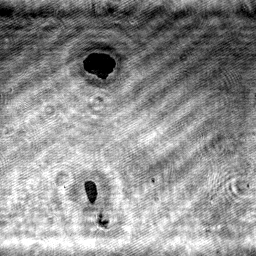
#> input picture data/sample_007/patch_0004/amplitude.png, 256 x 256 px
$ python run_sweep_z_reconstruct.py --input data/sample_007/patch_0004/amplitude.png --out_dir out --wavelength 1.0 --pixel_size 1.0
#> lines starting #> are read from the running program, lines starting #| are printed output that depends on the picture; long printed decimals are rounded
### run_backprop_reconstruct.py
from __future__ import annotations

import argparse
from pathlib import Path

import matplotlib.pyplot as plt
import numpy as np


"""
run_backprop_reconstruct.py
---------------------------
Performs classical angular spectrum back-propagation reconstruction on a single patch.

Design goals:
1. Serves as the first step of the "reconstruct first, then remove fringes" pipeline.
2. Input: single-frame hologram intensity patch (recommended .npy floating-point image).
3. Assumes sensor-plane complex field amplitude is initialized from intensity: A = sqrt(I) (or A = I).
4. Initial phase is set to zero.
5. Uses the angular spectrum method to back-propagate the sensor field to a candidate object plane,
   outputting amplitude and phase.

Note:
- This is a classical physics baseline, not the final paper model.
- Its role is to first map the hologram domain to the reconstruction domain,
  then perform self-supervised background fringe removal in the reconstruction domain.
"""


# [28 lines left out: functions load_array, save_preview, not called in this run]


def angular_spectrum_propagate(field: np.ndarray, z: float, wavelength: float, pixel_size: float) -> np.ndarray:
    """
    NumPy version of the angular spectrum propagation.

    Args:
        field: 2D complex field
        z: propagation distance (meters), positive for forward, negative for backward
        wavelength: wavelength (meters)
        pixel_size: pixel size (meters)
    """
    field = np.asarray(field)
    if field.ndim != 2:
        raise ValueError(f"field must be 2D, got shape={field.shape}")

    h, w = field.shape
    fx = np.fft.fftfreq(w, d=pixel_size)
    fy = np.fft.fftfreq(h, d=pixel_size)
    fx_grid, fy_grid = np.meshgrid(fx, fy, indexing="xy")

    term = 1.0 - (wavelength * fx_grid) ** 2 - (wavelength * fy_grid) ** 2
    # Clipping evanescent components; sufficient as classical baseline.
    term = np.clip(term, a_min=0.0, a_max=None)
    k = 2.0 * np.pi / wavelength
    phase = k * z * np.sqrt(term)
    h_transfer = np.exp(1j * phase).astype(np.complex64)

    field_fft = np.fft.fft2(field)
    field_prop = np.fft.ifft2(field_fft * h_transfer)
    return field_prop.astype(np.complex64)


# backward reconstruction = propagate by -z


def backprop_reconstruct(
    intensity: np.ndarray,
    z: float,
    wavelength: float,
    pixel_size: float,
    input_mode: str = "sqrt",
    normalize_input: bool = False,
) -> tuple[np.ndarray, np.ndarray, np.ndarray]:
    """
    Perform classical back-propagation reconstruction on an intensity image.

    input_mode:
    - sqrt: initialize sensor field amplitude as sqrt(I)
    - linear: initialize sensor field amplitude as I

    normalize_input:
    - if True, apply min-max normalization first, useful for quick baseline when intensity scales differ across patches
    - if False, keep original floating-point amplitude relationships
    """
    intensity = np.asarray(intensity, dtype=np.float32)
    intensity = np.clip(intensity, a_min=0.0, a_max=None)

    if normalize_input:
        vmin = float(np.min(intensity))
        vmax = float(np.max(intensity))
        if vmax > vmin:
            intensity = (intensity - vmin) / (vmax - vmin)

    if input_mode == "sqrt":
        sensor_amp = np.sqrt(intensity)
    elif input_mode == "linear":
        sensor_amp = intensity.copy()
    else:
        raise ValueError(f"unknown input_mode: {input_mode}")

    # Single-frame classical baseline: initial phase set to 0
    sensor_field = sensor_amp.astype(np.complex64)
    object_field = angular_spectrum_propagate(
        sensor_field,
        z=-float(z),
        wavelength=float(wavelength),
        pixel_size=float(pixel_size),
    )
    amplitude = np.abs(object_field).astype(np.float32)
    phase = np.angle(object_field).astype(np.float32)
    return object_field, amplitude, phase


# [43 lines left out: function main, not called in this run]


# [2 lines that do not run on import are left out]

### run_sweep_z_reconstruct.py
from __future__ import annotations

import argparse
import csv
import shutil
from pathlib import Path

import matplotlib.pyplot as plt
import numpy as np
from PIL import Image

from run_backprop_reconstruct import backprop_reconstruct


def load_array(path: str | Path) -> np.ndarray:
    path = Path(path)
    if path.suffix.lower() == ".npy":
        return np.asarray(np.load(path), dtype=np.float32)

    img = Image.open(path)
#> img is the input picture: PIL image 256x256 RGBA; mean R, G, B, A 143.4, 143.4, 143.4, 255
    if img.mode not in ("L", "F", "I;16", "I"):
        img = img.convert("L")
#> img: PIL image 256x256 L
    return np.asarray(img, dtype=np.float32)


def save_preview(arr: np.ndarray, save_path: Path, cmap: str = "gray", percentile=(1, 99)) -> None:
    arr = np.asarray(arr, dtype=np.float32)
    valid = arr[np.isfinite(arr)]
    if valid.size == 0:
        valid = np.array([0.0], dtype=np.float32)
    vmin = float(np.percentile(valid, percentile[0]))
    vmax = float(np.percentile(valid, percentile[1]))
    if vmax <= vmin:
        vmax = vmin + 1e-6
    plt.imsave(save_path, arr, cmap=cmap, vmin=vmin, vmax=vmax)


def to_uint8_raw_gray(arr: np.ndarray) -> np.ndarray:
    arr = np.asarray(arr)
    if arr.ndim != 2:
        raise ValueError(f"仅支持二维数组，当前 shape={arr.shape}")

    if np.issubdtype(arr.dtype, np.uint8):
        return arr.copy()

    arr = arr.astype(np.float32, copy=False)
    arr = np.nan_to_num(arr, nan=0.0, posinf=255.0, neginf=0.0)
    vmin = float(np.min(arr))
    vmax = float(np.max(arr))

    if 0.0 <= vmin and vmax <= 1.0:
        arr = arr * 255.0

    arr = np.clip(arr, 0.0, 255.0)
    return np.round(arr).astype(np.uint8)


def save_raw_gray(arr: np.ndarray, save_path: Path) -> None:
    Image.fromarray(to_uint8_raw_gray(arr), mode="L").save(save_path)


def save_input_like_source(input_path: Path, intensity: np.ndarray, save_path: Path) -> None:
    if input_path.suffix.lower() in [".png", ".jpg", ".jpeg", ".bmp", ".tif", ".tiff"]:
        shutil.copy2(input_path, save_path)
        return
    save_raw_gray(intensity, save_path)


def tenengrad(img: np.ndarray) -> float:
    img = np.asarray(img, dtype=np.float32)
    gx = np.zeros_like(img)
    gy = np.zeros_like(img)
    gx[:, 1:-1] = (img[:, 2:] - img[:, :-2]) * 0.5
    gy[1:-1, :] = (img[2:, :] - img[:-2, :]) * 0.5
    g2 = gx * gx + gy * gy
    return float(np.mean(g2))


def laplacian_var(img: np.ndarray) -> float:
    img = np.asarray(img, dtype=np.float32)
    lap = np.zeros_like(img)
    lap[1:-1, 1:-1] = (
        img[:-2, 1:-1]
        + img[2:, 1:-1]
        + img[1:-1, :-2]
        + img[1:-1, 2:]
        - 4.0 * img[1:-1, 1:-1]
    )
    return float(np.var(lap))


def gradient_sparsity(img: np.ndarray) -> float:
    img = np.asarray(img, dtype=np.float32)
    gx = np.zeros_like(img)
    gy = np.zeros_like(img)
    gx[:, 1:-1] = (img[:, 2:] - img[:, :-2]) * 0.5
    gy[1:-1, :] = (img[2:, :] - img[:-2, :]) * 0.5
    mag = np.sqrt(gx * gx + gy * gy)
    num = float(np.mean(mag) ** 2)
    den = float(np.mean(mag * mag) + 1e-8)
    return num / den


def normalize01(x: np.ndarray) -> np.ndarray:
    x = np.asarray(x, dtype=np.float32)
    vmin = float(np.min(x))
    vmax = float(np.max(x))
    if vmax <= vmin:
        return np.zeros_like(x)
    return (x - vmin) / (vmax - vmin)


def make_range(start: float, stop: float, step: float) -> list[float]:
#> called with start = 0.02, stop = 0.03, step = 0.001
    vals = []
    z = float(start)
    while z <= float(stop) + 1e-12:
        vals.append(round(z, 10))
        z += float(step)
    return vals


def evaluate_focus(amp: np.ndarray) -> dict[str, float]:
    tg = tenengrad(amp)
    lv = laplacian_var(amp)
    gs = gradient_sparsity(amp)
    return {"tenengrad": tg, "laplacian_var": lv, "gradient_sparsity": gs}


def scan_once(
    intensity: np.ndarray,
    z_values: list[float],
    out_dir: Path,
    wavelength: float,
    pixel_size: float,
    input_mode: str,
    normalize_input: bool,
) -> tuple[list[dict[str, float | str]], list[np.ndarray], list[np.ndarray]]:
#> called with wavelength = 1, pixel_size = 1, input_mode = 'sqrt', normalize_input = False
    records: list[dict[str, float | str]] = []
    amp_maps: list[np.ndarray] = []
    phase_maps: list[np.ndarray] = []

    for z in z_values:
        z_name = f"z_{z:.6f}".replace(".", "p")
        subdir = out_dir / z_name
        subdir.mkdir(parents=True, exist_ok=True)

        _, amp, phase = backprop_reconstruct(
            intensity=intensity,
            z=z,
            wavelength=wavelength,
            pixel_size=pixel_size,
            input_mode=input_mode,
            normalize_input=normalize_input,
        )

        np.save(subdir / "amplitude.npy", amp)
        np.save(subdir / "phase.npy", phase)
        save_preview(amp, subdir / "amplitude.png", cmap="gray")
        plt.imsave(subdir / "phase.png", phase, cmap="twilight", vmin=-np.pi, vmax=np.pi)

        metrics = evaluate_focus(amp)
        rec = {"z_m": z, **metrics, "subdir": str(subdir)}
        records.append(rec)
        amp_maps.append(amp)
        phase_maps.append(phase)
#> this loop made 11 passes
#> tg in evaluate_focus on passes 1 to 11: 0.853, 0.853, 0.853, 0.853, 0.853, 0.853, 0.853, 0.853, 0.853, 0.853, 0.852
#> pass 1, in backprop_reconstruct, `phase = np.angle(object_field).astype(np.float32)`:
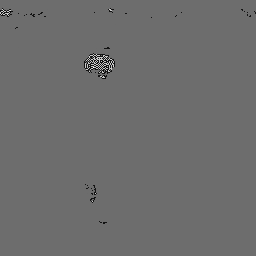
#> phase: shape (256, 256) float32; min -2.04, max 2.4, mean -0.131; drawn with min black and max white
#> after the loop, amp_maps = 11 items; phase_maps = 11 items; records = 11 items

    tg_arr = np.array([r["tenengrad"] for r in records], dtype=np.float32)
#> tg_arr = [0.853, 0.853, 0.853, 0.853, 0.853, 0.853, 0.853, 0.853, 0.853, 0.853, 0.852]
    lv_arr = np.array([r["laplacian_var"] for r in records], dtype=np.float32)
#> lv_arr = [6.86, 6.86, 6.86, 6.86, 6.86, 6.86, 6.86, 6.86, 6.86, 6.86, 6.86]
    gs_arr = np.array([r["gradient_sparsity"] for r in records], dtype=np.float32)
#> gs_arr = [0.639, 0.639, 0.639, 0.639, 0.639, 0.639, 0.639, 0.639, 0.639, 0.639, 0.639]

    tg_n = normalize01(tg_arr)
#> in normalize01, `x = np.asarray(x, dtype=np.float32)`: x has the same summary as tg_arr in scan_once
#> in normalize01, `vmin = float(np.min(x))`: vmin = 0.852
#> in normalize01, `vmax = float(np.max(x))`: vmax = 0.853
#> tg_n = [1, 0.903, 0.805, 0.706, 0.607, 0.507, 0.407, 0.306, 0.205, 0.103, 0]
    lv_n = normalize01(lv_arr)
#> lv_n = [1, 0.905, 0.809, 0.711, 0.613, 0.513, 0.413, 0.311, 0.209, 0.105, 0]
    gs_n = normalize01(gs_arr)
#> gs_n = [0, 0.101, 0.201, 0.302, 0.402, 0.502, 0.601, 0.701, 0.801, 0.9, 1]
    combined = 0.45 * tg_n + 0.45 * lv_n - 0.10 * gs_n
#> combined = [0.9, 0.803, 0.706, 0.608, 0.509, 0.409, 0.309, 0.208, 0.106, 0.00334, -0.1]

    for r, c in zip(records, combined.tolist()):
        r["combined"] = c
#> this loop made 11 passes
#> c on passes 1 to 11: 0.9, 0.803, 0.706, 0.608, 0.509, 0.409, 0.309, 0.208, 0.106, 0.00334, -0.1

    return records, amp_maps, phase_maps


def choose_best(records: list[dict[str, float | str]], metric: str) -> int:
    vals = np.array([r[metric] for r in records], dtype=np.float32)
    return int(np.argmax(vals))


def save_summary_plot(records: list[dict[str, float | str]], out_path: Path, title: str) -> None:
    z = np.array([r["z_m"] for r in records], dtype=np.float32)
    tg = np.array([r["tenengrad"] for r in records], dtype=np.float32)
    lv = np.array([r["laplacian_var"] for r in records], dtype=np.float32)
    cb = np.array([r["combined"] for r in records], dtype=np.float32)

    fig, ax = plt.subplots(figsize=(8, 4))
    ax.plot(z, normalize01(tg), marker="o", label="tenengrad")
    ax.plot(z, normalize01(lv), marker="s", label="laplacian_var")
    ax.plot(z, normalize01(cb), marker="^", label="combined")
    ax.set_xlabel("z (m)")
    ax.set_ylabel("normalized score")
    ax.set_title(title)
    ax.grid(True, alpha=0.3)
    ax.legend()
    plt.tight_layout()
    plt.savefig(out_path, dpi=180)
    plt.close(fig)


def main() -> None:
    parser = argparse.ArgumentParser(description="两阶段 z 扫描：coarse + fine backprop reconstruction (v2)")
    parser.add_argument("--input", type=str, required=True)
    parser.add_argument("--out_dir", type=str, required=True)
    parser.add_argument("--wavelength", type=float, required=True)
    parser.add_argument("--pixel_size", type=float, required=True)
    parser.add_argument("--input_mode", type=str, default="sqrt", choices=["sqrt", "linear"])
    parser.add_argument("--normalize_input", action="store_true")
    parser.add_argument("--select_metric", type=str, default="combined", choices=["tenengrad", "laplacian_var", "gradient_sparsity", "combined"])
    parser.add_argument("--coarse_start", type=float, default=0.020)
    parser.add_argument("--coarse_stop", type=float, default=0.030)
    parser.add_argument("--coarse_step", type=float, default=0.001)
    parser.add_argument("--fine_half_window", type=float, default=0.0015)
    parser.add_argument("--fine_step", type=float, default=0.00025)
    parser.add_argument("--skip_fine", action="store_true")
    args = parser.parse_args()

    out_dir = Path(args.out_dir)
    out_dir.mkdir(parents=True, exist_ok=True)
    input_path = Path(args.input)

    intensity = load_array(input_path).astype(np.float32)
    if intensity.ndim != 2:
        raise ValueError(f"输入必须为二维，当前 shape={intensity.shape}")

    coarse_dir = out_dir / "coarse"
    coarse_dir.mkdir(parents=True, exist_ok=True)
    coarse_z = make_range(args.coarse_start, args.coarse_stop, args.coarse_step)
    coarse_records, coarse_amps, coarse_phases = scan_once(
        intensity=intensity,
        z_values=coarse_z,
        out_dir=coarse_dir,
        wavelength=args.wavelength,
        pixel_size=args.pixel_size,
        input_mode=args.input_mode,
        normalize_input=args.normalize_input,
    )
#> coarse_records = 11 items; coarse_amps = 11 items; coarse_phases = 11 items
    coarse_best_idx = choose_best(coarse_records, args.select_metric)
#> in choose_best, `vals = np.array([r[metric] for r in records], dtype=np.float32)`: vals has the same summary as combined in scan_once
#> coarse_best_idx = 0
    coarse_best = coarse_records[coarse_best_idx]
#> coarse_best = {'z_m': 0.02, 'tenengrad': 0.853, 'laplacian_var': 6.86, 'gradient_sparsity': 0.639, 'subdir': 'out/coarse/z_0p020000', 'combined': 0.9}
    save_summary_plot(coarse_records, coarse_dir / "coarse_metrics.png", title="Coarse z scan")
#> in save_summary_plot, `z = np.array([r["z_m"] for r in records], dtype=np.float32)`: z = [0.02, 0.021, 0.022, 0.023, 0.024, 0.025, 0.026, 0.027, 0.028, 0.029, 0.03]
#> in save_summary_plot, `tg = np.array([r["tenengrad"] for r in records], dtype=np.float32)`: tg has the same summary as tg_arr in scan_once
#> in save_summary_plot, `lv = np.array([r["laplacian_var"] for r in records], dtype=np.float32)`: lv has the same summary as lv_arr in scan_once
#> in save_summary_plot, `cb = np.array([r["combined"] for r in records], dtype=np.float32)`: cb has the same summary as combined in scan_once

    with open(coarse_dir / "z_scan_metrics.csv", "w", newline="", encoding="utf-8") as f:
        writer = csv.DictWriter(f, fieldnames=["z_m", "tenengrad", "laplacian_var", "gradient_sparsity", "combined", "subdir"])
        writer.writeheader()
        writer.writerows(coarse_records)

    final_records = coarse_records
#> final_records = 11 items
    final_amps = coarse_amps
#> final_amps = 11 items
    final_phases = coarse_phases
#> final_phases = 11 items
    final_best = coarse_best
#> final_best has the same summary as coarse_best
    final_best_idx = coarse_best_idx
#> final_best_idx = 0
    best_scope = "coarse"

    if not args.skip_fine:
        fine_dir = out_dir / "fine"
        fine_dir.mkdir(parents=True, exist_ok=True)
        z0 = float(coarse_best["z_m"])
#> z0 = 0.02
        fine_start = z0 - float(args.fine_half_window)
#> fine_start = 0.0185
        fine_stop = z0 + float(args.fine_half_window)
#> fine_stop = 0.0215
        fine_z = make_range(fine_start, fine_stop, args.fine_step)
#> the loop in make_range (call 2), `while z <= float(stop) + 1e-12:` made 13 passes
#> z on passes 1 to 12: 0.0187, 0.019, 0.0192, 0.0195, 0.0198, 0.02, 0.0203, 0.0205, 0.0208, 0.021, 0.0213, 0.0215
#> fine_z = [0.0185, 0.0187, 0.019, 0.0192, 0.0195, 0.0198, 0.02, 0.0203, 0.0205, 0.0208, 0.021, 0.0213, 0.0215]

        fine_records, fine_amps, fine_phases = scan_once(
            intensity=intensity,
            z_values=fine_z,
            out_dir=fine_dir,
            wavelength=args.wavelength,
            pixel_size=args.pixel_size,
            input_mode=args.input_mode,
            normalize_input=args.normalize_input,
        )
#> the loop in scan_once (call 2), `for z in z_values:` made 13 passes
#> (z, z_name) on passes 1 to 12: (0.0185, 'z_0p018500'), (0.0187, 'z_0p018750'), (0.019, 'z_0p019000'), (0.0192, 'z_0p019250'), (0.0195, 'z_0p019500'), (0.0198, 'z_0p019750'), (0.02, 'z_0p020000'), (0.0203, 'z_0p020250'), (0.0205, 'z_0p020500'), (0.0208, 'z_0p020750'), (0.021, 'z_0p021000'), (0.0213, 'z_0p021250')
#> pass 1, in angular_spectrum_propagate (call 12), `fx_grid, fy_grid = np.meshgrid(fx, fy, indexing="xy")`:
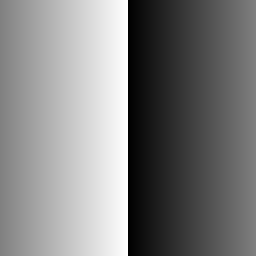
#> fx_grid: shape (256, 256) float64; min -0.5, max 0.496, mean -0.00195; drawn with min black and max white
#> pass 1, in angular_spectrum_propagate (call 12), `fx_grid, fy_grid = np.meshgrid(fx, fy, indexing="xy")`:
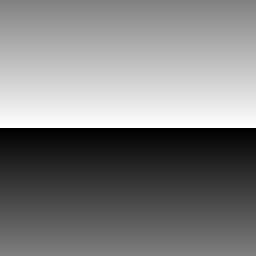
#> fy_grid: shape (256, 256) float64; min -0.5, max 0.496, mean -0.00195; drawn with min black and max white
#> pass 1, in angular_spectrum_propagate (call 12), `term = 1.0 - (wavelength * fx_grid) ** 2 - (wavelength * fy_grid) ** 2`:
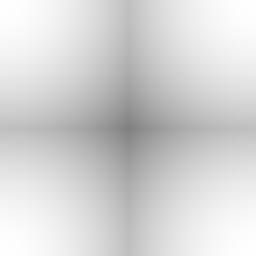
#> term: shape (256, 256) float64; min 0.5, max 1, mean 0.833
#> pass 1, in angular_spectrum_propagate (call 12), `phase = k * z * np.sqrt(term)`:
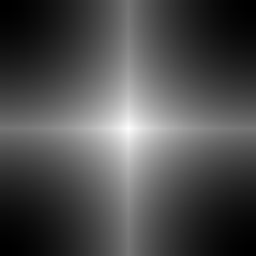
#> phase: shape (256, 256) float64; min -0.116, max -0.0822, mean -0.106; drawn with min black and max white
#> the loop in scan_once (call 2), `for r, c in zip(records, combined.tolist()):` made 13 passes
#> c on passes 1 to 12: 0.9, 0.818, 0.735, 0.653, 0.57, 0.486, 0.404, 0.32, 0.236, 0.152, 0.0688, -0.0161
#> fine_records = 13 items; fine_amps = 13 items; fine_phases = 13 items
        fine_best_idx = choose_best(fine_records, args.select_metric)
#> fine_best_idx = 0
        fine_best = fine_records[fine_best_idx]
#> fine_best = {'z_m': 0.0185, 'tenengrad': 0.853, 'laplacian_var': 6.86, 'gradient_sparsity': 0.639, 'subdir': 'out/fine/z_0p018500', 'combined': 0.9}
        save_summary_plot(fine_records, fine_dir / "fine_metrics.png", title="Fine z scan")
#> call 2 of save_summary_plot, with title = 'Fine z scan'
#> in save_summary_plot (call 2), `z = np.array([r["z_m"] for r in records], dtype=np.float32)`: z = [0.0185, 0.0188, 0.019, 0.0192, 0.0195, 0.0198, 0.02, 0.0203, 0.0205, 0.0207, 0.021, 0.0213, 0.0215]
#> in save_summary_plot (call 2), `tg = np.array([r["tenengrad"] for r in records], dtype=np.float32)`: tg = [0.853, 0.853, 0.853, 0.853, 0.853, 0.853, 0.853, 0.853, 0.853, 0.853, 0.853, 0.853, 0.853]
#> in save_summary_plot (call 2), `lv = np.array([r["laplacian_var"] for r in records], dtype=np.float32)`: lv = [6.86, 6.86, 6.86, 6.86, 6.86, 6.86, 6.86, 6.86, 6.86, 6.86, 6.86, 6.86, 6.86]
#> in save_summary_plot (call 2), `cb = np.array([r["combined"] for r in records], dtype=np.float32)`: cb = [0.9, 0.818, 0.735, 0.653, 0.57, 0.486, 0.404, 0.32, 0.236, 0.152, 0.0688, -0.0161, -0.1]
#> in save_summary_plot (call 2), `plt.savefig(out_path, dpi=180)`:
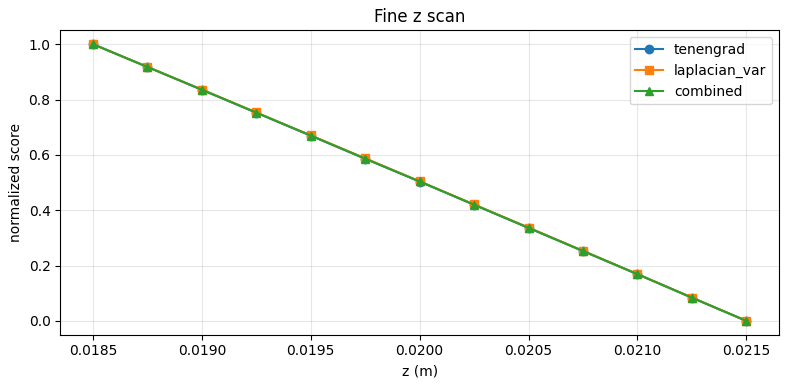
#> figure drawn by matplotlib, 1 panel; curve peaks at x = 0.0185, y = 1; curve peaks at x = 0.0185, y = 1; curve peaks at x = 0.0185, y = 1

        with open(fine_dir / "z_scan_metrics.csv", "w", newline="", encoding="utf-8") as f:
            writer = csv.DictWriter(f, fieldnames=["z_m", "tenengrad", "laplacian_var", "gradient_sparsity", "combined", "subdir"])
            writer.writeheader()
            writer.writerows(fine_records)

        final_records = fine_records
#> final_records = 13 items
        final_amps = fine_amps
#> final_amps = 13 items
        final_phases = fine_phases
#> final_phases = 13 items
        final_best = fine_best
#> final_best has the same summary as fine_best
        final_best_idx = fine_best_idx
        best_scope = "fine"

    best_dir = out_dir / "best"
    best_dir.mkdir(parents=True, exist_ok=True)
    best_amp = final_amps[final_best_idx]
    best_phase = final_phases[final_best_idx]

    np.save(best_dir / "input_intensity.npy", intensity)
    np.save(best_dir / "amplitude.npy", best_amp)
    np.save(best_dir / "phase.npy", best_phase)

    save_input_like_source(input_path, intensity, best_dir / "input_intensity.png")
    save_preview(best_amp, best_dir / "amplitude.png", cmap="gray")
    plt.imsave(best_dir / "phase.png", best_phase, cmap="twilight", vmin=-np.pi, vmax=np.pi)
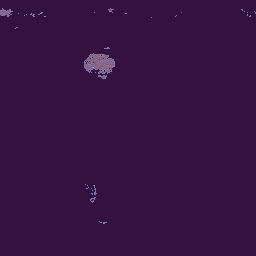
#> saved as phase.png: shape (256, 256, 3); mean R, G, B 52.7, 18, 62.9

    with open(out_dir / "best_z.txt", "w", encoding="utf-8") as f:
        f.write(f"best_scope={best_scope}\n")
        f.write(f"best_metric={args.select_metric}\n")
        f.write(f"best_z_m={final_best['z_m']}\n")
        f.write(f"tenengrad={final_best['tenengrad']}\n")
        f.write(f"laplacian_var={final_best['laplacian_var']}\n")
        f.write(f"gradient_sparsity={final_best['gradient_sparsity']}\n")
        f.write(f"combined={final_best['combined']}\n")

    print(f"Done. best z = {final_best['z_m']:.6f} m by {args.select_metric} ({best_scope} scan)")
#| Done. best z = 0.0185 m by combined (fine scan)
    print(f"Saved to: {out_dir}")


if __name__ == "__main__":
    main()
